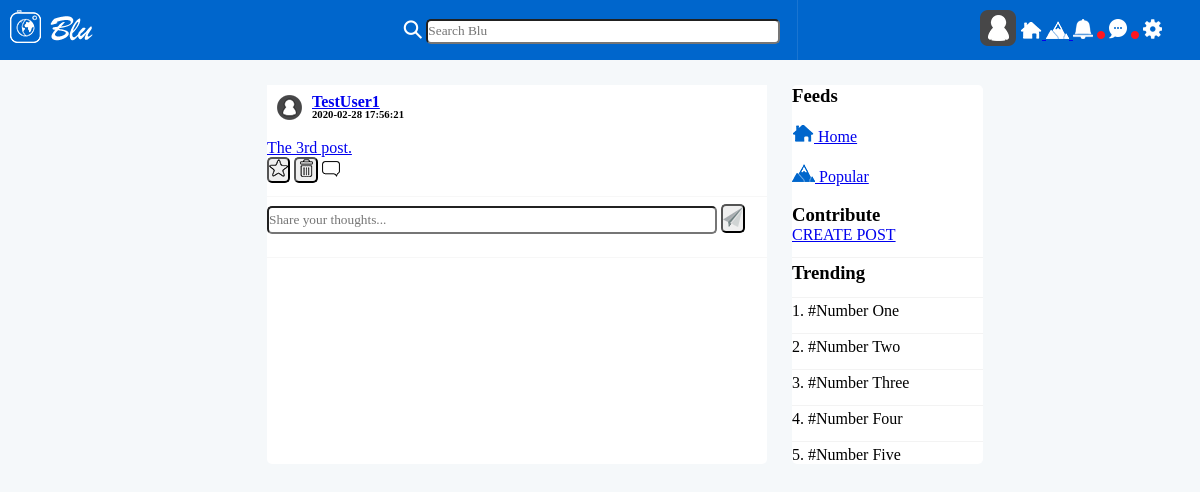
Screenshot of /pages/HomePage/HomepageBase.php (signed in) with the database file from the repository.
### tables this page shows
CREATE TABLE follow_tbl (
	u_id INT NOT NULL,
	follows INT NOT NULL,
	FOREIGN KEY (u_id) REFERENCES users(u_id),
	FOREIGN KEY (follows) REFERENCES users(u_id),
	PRIMARY KEY (u_id, follows)
);

CREATE TABLE users (
	u_id INT NOT NULL AUTO_INCREMENT,
	name VARCHAR(30) NOT NULL UNIQUE,
	pass VARCHAR(30) NOT NULL,
	email VARCHAR(255),
	rating INT NOT NULL DEFAULT 0,
	PRIMARY KEY (u_id)
);

CREATE TABLE posts(
	p_id INT NOT NULL AUTO_INCREMENT,
	u_id INT NOT NULL,
	img_path VARCHAR(31) UNIQUE,
	txt_content TEXT,
	upvote INT DEFAUlT 0 CHECK (upvote > -1),
	downvote INT DEFAULT 0 CHECK (downvote > -1),
	discoverable CHAR(1) NOT NULL DEFAULT 'n',
	posted_on DATETIME DEFAULT CURRENT_TIMESTAMP,
	PRIMARY KEY (p_id),
	FOREIGN KEY (u_id) REFERENCES users(u_id)
);

### pages/HomePage/HomepageBase.php (the view, shortened to what this page needs)
<!DOCTYPE html>
<html lang="en">
<head>
    <link rel="stylesheet" href="../css/FeedStyle.css"/>
</head>
<body>
    <div class="FeedPage">
        <div class="Main">
            <div class="Posts">
                <div class="Contain">
                   <?php
                $value = $_SESSION["userID"];
                $dbconn = Database::getConnection();
                $result = $dbconn->query("
                    SELECT  * FROM follow_tbl
                    JOIN posts
                    ON posts.u_id = follow_tbl.follows
                    JOIN users
                    ON posts.u_id = users.u_id
                    WHERE follow_tbl.u_id = $value
                    ORDER BY
                    posted_on DESC;
                    ");
                if ($result->num_rows > 0) {
                    while($row = $result->fetch_assoc()) {
                     echo '
                        <div class="PostInfo">
                                <a href="../UserPage/UserPage.php?id='.$row["name"].'" aria-label="AccountPage_AvatarPic" class="Avatar">
                                    <img src="../GenericResources/Post_Frame/Avatar%20Picture%20Circle.png">
                                </a>
                                <a href="../UserPage/UserPage.php?id='.$row["name"].'" aria-label="OpUsername" class="Username">
                                    <h4 class="Username">' .$row["name"]. '</h4>
                                </a>
                            <a aria-label="DeltaTime" class="TimeOfPost">
                                <h6 class="TimeOfPost">' .$row["posted_on"]. '</h6>
                            </a>
                        </div> ';
                    echo '
                        <p> <a href="../ViewPostPage/viewPost.php?id='.$row["p_id"].'">' .$row["txt_content"]. '</a></p>
                        <div class="PostBottom">
                            <div class="Buttons">
                                <button name="UpvoteButton">
                                    <img src="../GenericResources/Post_Frame/upvote.png">
                                </button>
                                <button style = "width: 20px;" name="DownvoteButton">
                                    <img src="../GenericResources/Post_Frame/downvote.png">
                                </button>
                                <a aria-label="ExpendCommentsButton">
                                    <img src="../GenericResources/Post_Frame/CommentIcon.png">
                                </a>
                            </div>
                            <div class="Comment">
                                <img src="../GenericResources/Post_Frame/Comment%20Divider.png">
                                <form id="CommentTextField" action="">
                                    <input style="width: 90%; height: 28px; box-sizing: border-box; border-radius: 5px;" type="text" name="CommentText" placeholder="Share your thoughts...">
                                    <button style = "border-radius: 5px; height: 25px; position: relative; top: 3px;" aria-label="UploadComment">
                                        <img src="../GenericResources/Post_Frame/Paper%20Airplane.png">
                                    </button>
                                </form>
                            </div>
                        </div>
                        <img src="../GenericResources/Post_Frame/Comment%20Divider.png">';
                    }
                } else {
                    echo "0 results";
                }
                ?>
                </div>
            </div>
            <div class="Sidebar">
                <div class="Feeds">
                    <h3 class="SidebarHeaders">Feeds</h3>
                    <br>
                    <a href="../HomePage/HomepageBase.php">
                        <img src="../GenericResources/Sidebar/home-icon.png">
                        <span>Home</span>
                        <br>
                    </a>
                    <br>
                    <a href="../PopularFeedPage/PopularFeedPage.php">
                        <img src="../GenericResources/Sidebar/top-icon%20no%20flag.png">
                        <span>Popular</span>
                        <br>
                    </a>
                    <br>
                </div>
                <div class="Contribute">
                    <h3 class="SidebarHeaders">Contribute</h3>
                    <a href ="../CreatePostPage/createPostPage.php" class="CreatePostHyperLink">
                        <span class="CreatePostText">CREATE POST</span>
                    </a>
                </div>
                <img src="../GenericResources/Sidebar/DividerTrending.png">
                <br>
                <div class="Trending">
                    <h3 class="SidebarHeaders">Trending</h3>
                    <img src="../GenericResources/Sidebar/DividerTrending.png">
                    <span>1. </span>
                    <a class="TrendingLinks">
                        <span class="TrendingLinksText">#Number One</span>
                    </a>
                    <img src="../GenericResources/Sidebar/DividerTrending.png">
                    <br>
                    <span>2. </span>
                    <a class="TrendingLinks">
                        <span class="TrendingLinksText">#Number Two</span>
                    </a>
                    <img src="../GenericResources/Sidebar/DividerTrending.png">
                    <br>
                    <span>3. </span>
                    <a class="TrendingLinks">
                        <span class="TrendingLinksText">#Number Three</span>
                    </a>
                    <img src="../GenericResources/Sidebar/DividerTrending.png">
                    <br>
                    <span>4. </span>
                    <a class="TrendingLinks">
                        <span class="TrendingLinksText">#Number Four</span>
                    </a>
                    <img src="../GenericResources/Sidebar/DividerTrending.png">
                    <br>
                    <span>5. </span>
                    <a class="TrendingLinks">
                        <span class="TrendingLinksText">#Number Five</span>
                    </a>
                </div>
            </div>
        </div>
    </div>
</body>
</html>

### pages/css/FeedStyle.css (style rules this page uses)
* { padding: 0; margin: 0; box-sizing: content-box; font-family: "Calibri"; }
body { background-color: #F5F8FA; }
p { background-color: #FFFFFF; }
.FeedPage { display: grid; background-color: #F5F8FA; grid-template-rows: 60px 1fr; grid-template-columns: 1fr 716px 1fr; grid-template-areas: "header header header" ". main ."; grid-row-gap: 25px; }
.BluHeader { grid-area: header; background-color: #0066cc; display:grid; grid-template-columns: 1fr 1fr 1fr; grid-template-areas: "LeftSide Middle RightSide"; padding: 10px; }
#SearchTextField { display: inline-block; height: 100%; width: 100%; }
.header-LeftSide { grid-area: LeftSide; }
.header-SearchBar { grid-area: Middle; }
.header-RightSide { grid-area: RightSide; display: grid; grid-template-columns: 1fr 210px; grid-template-areas: "divider AccountHyperlinks"; }
.divider { grid-area: divider }
.AccountHyperlinks { grid-area: AccountHyperlinks; }
.Main { grid-area: main; background-color: #F5F8FA; display:grid; grid-template-columns: 1fr 500px 191px 1fr; grid-template-areas: ". Posts Sidebar ."; grid-column-gap: 25px; }
.Posts { border-radius: 5px; background-color: #FFFFFF; height: 100%; grid-area: Posts; display: grid; grid-template-rows: 45px 1fr 80px; grid-template-areas: "PostInfo" "PostContent" "PostBottom"; }
.PostInfo { background-color: #FFFFFF; display: grid; grid-template-rows: 1fr 1fr; grid-template-columns: 45px 1fr; grid-template-areas: "Avatar Username" "Avatar TimeOfPost"; }
.Avatar { grid-area: Avatar; padding: 10px; }
.Username { grid-area: Username; line-height: 33px; height: 27px; }
.TimeOfPost { grid-area: TimeOfPost; line-height: 5px; height: 5px; }
.PostBottom { background-color: #FFFFFF; padding-bottom: 10px; }
button { border-radius: 5px; }
.Sidebar { border-radius: 5px; grid-area: Sidebar; background-color: #FFFFFF; max-height: 500px; }
.IconRectify { position: relative; top: -7px; }
.SearchBar { position: relative; top: 6px; width: 90%; height: 25px; box-sizing: border-box; border-radius: 5px; }
.SearchBarButtons { position: relative; top: 10px; }
.RightBarButtons { position: relative; top: -7px; }

### rows the page displays
follow_tbl: follows.name "TestUser1", posts.posted_on "2020-02-28 17:56:21", posts.txt_content "The 3rd post."
